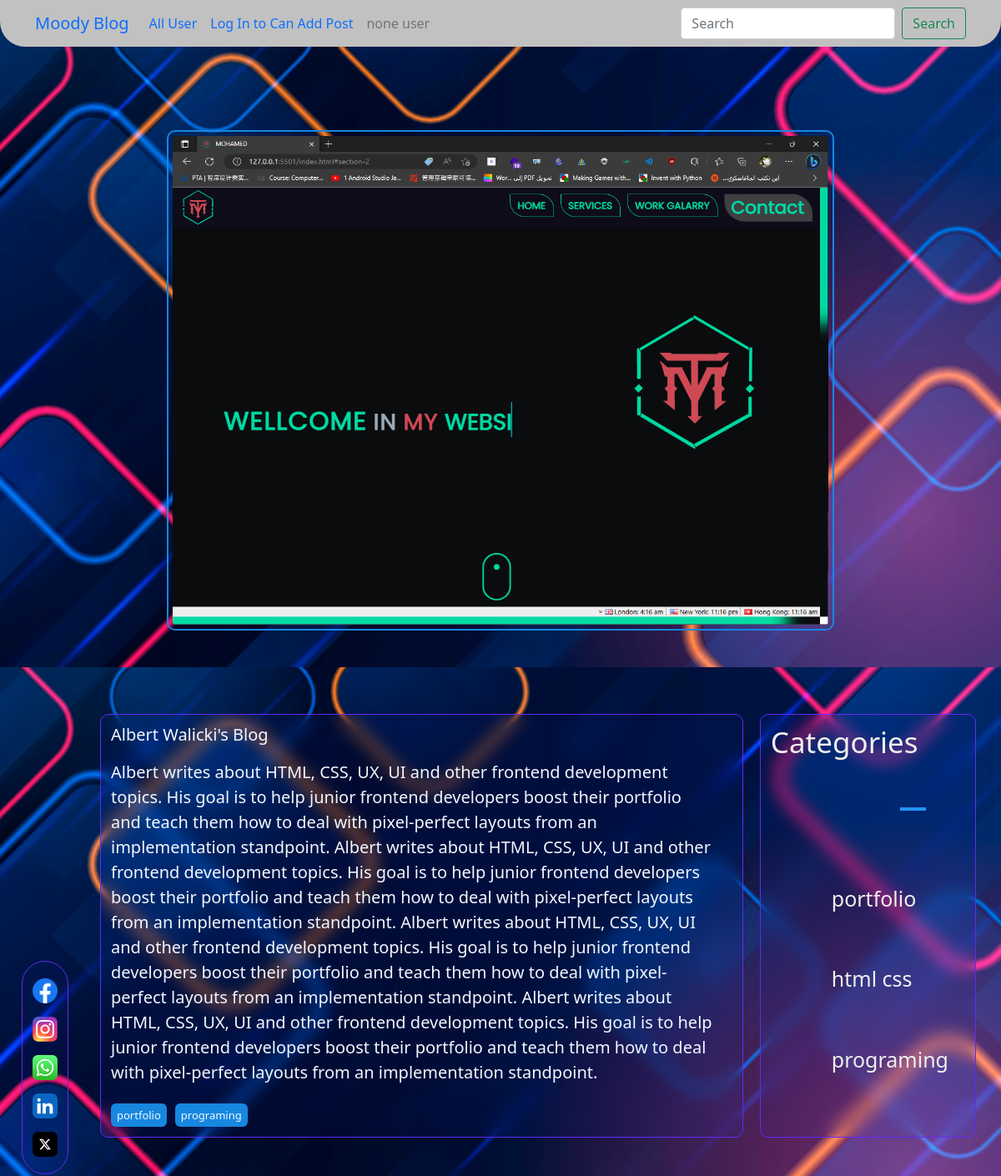
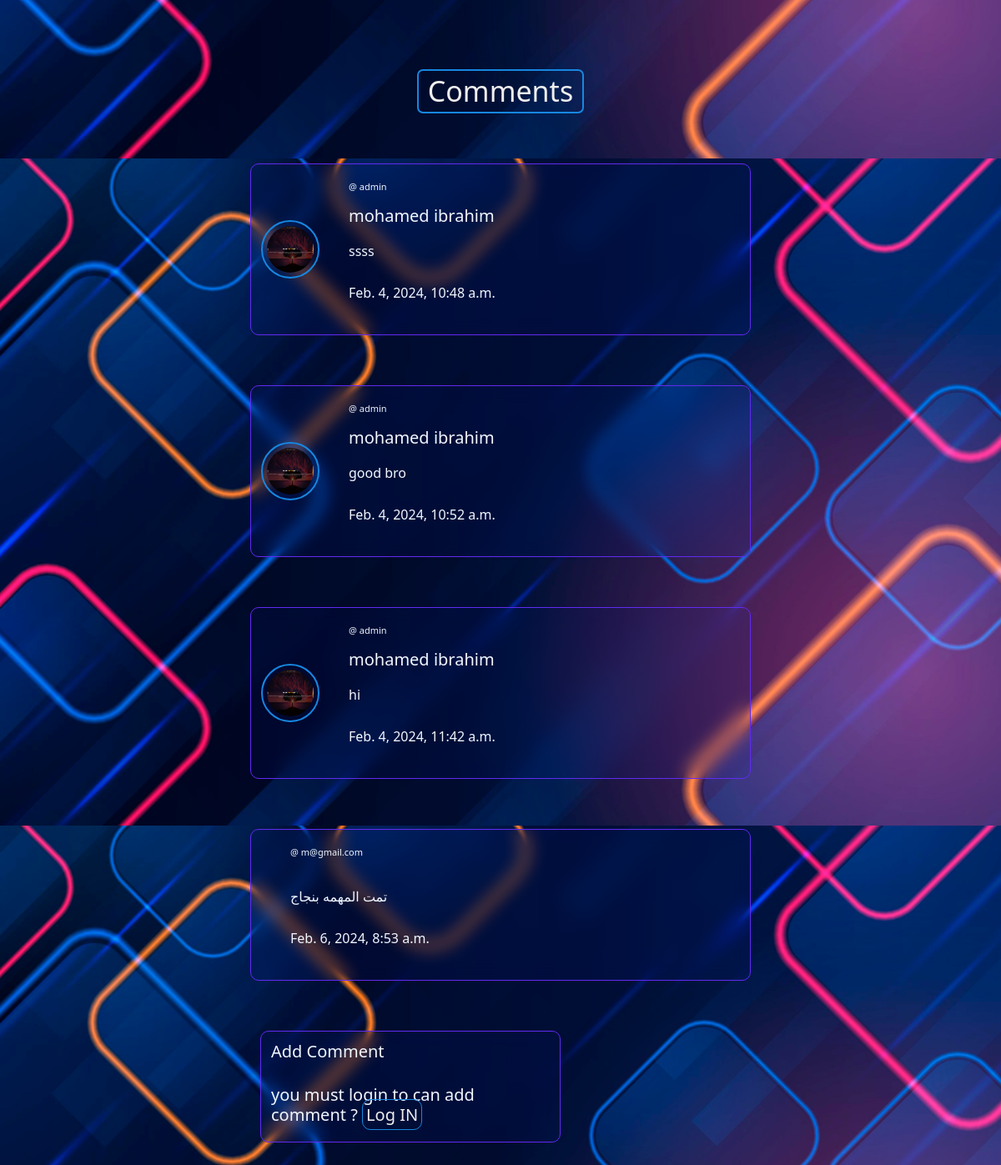
The app's page /albert-walickis-blog with its own data (2 pictures, top to bottom).
### blog/models.py (models this page shows, shortened)
class blog(models.Model):
    user=models.ForeignKey(Profile,blank=True, null=True,on_delete=models.CASCADE)
    title=models.CharField(max_length=500)
    text=models.TextField(max_length=10000)
    img=models.ImageField(upload_to='blog/')
    catergryy=models.ManyToManyField('catergry',blank=True, null=True)
    views=models.IntegerField(default=0)
    likes=models.ManyToManyField(Profile,blank=True, null=True, related_name='liked_posts')
    count_likes=models.IntegerField(default=0)
    Created_At=models.DateTimeField(verbose_name=_("Created At"), default=datetime.now)
    slug=models.SlugField(blank=True, null=True)
    def save(self, *args, **kwargs):
        if not self.slug:
            self.slug = slugify(self.title)
        else:
            self.slug = self.slug
        super(blog, self).save(*args, **kwargs)

class catergry(models.Model):
    title=models.CharField(max_length=100)

class Comments(models.Model):
    user=models.ForeignKey(Profile,blank=True, null=True,on_delete=models.CASCADE)
    blog=models.ForeignKey(blog,blank=True, null=True,on_delete=models.CASCADE)
    comment=models.CharField(max_length=500)
    Created_At=models.DateTimeField(verbose_name=_("Created At"), default=datetime.now)

### accounts/models.py (models this page shows, shortened)
class Profile(models.Model):
    user=models.OneToOneField(User, verbose_name=_("user"), on_delete=models.CASCADE)
    phone=models.CharField(max_length=20,verbose_name=_("phone"))
    slug=models.SlugField(blank=True, null=True)
    image=models.ImageField(upload_to='profile/',blank=True, null=True)
    country=models.CharField(max_length=200,  null=True, choices=CountryField().choices + [('', 'Select Country')])
    adress=models.CharField(max_length=100)
    Token=models.CharField(max_length=500,blank=True, null=True)
    join_date=models.DateTimeField(verbose_name=_("Created At"), default=datetime.now)
    follower=models.ManyToManyField(User,related_name='follower_user',blank=True, null=True)
    count_follower=models.IntegerField(default=0)
    total_view =models.IntegerField(default=0)
    total_likesr=models.IntegerField(default=0)
    facebook=models.URLField(blank=True, null=True)
    instgram=models.URLField(blank=True, null=True)
    whatsapp=models.URLField(blank=True, null=True)
    linkedin=models.URLField(blank=True, null=True)
    twitter=models.URLField(blank=True, null=True)
    def save(self ,*args, **kwargs):
        if not self.slug:
            self.slug=slugify(self.user.username)
        super(Profile, self).save(*args, **kwargs)
    class Meta:
        verbose_name = _("Profile")
        verbose_name_plural = _("Profiles")
    def create_profile(sender ,*args, **kwargs):
        if kwargs['created']:
            user_profile=Profile.objects.create(user=kwargs['instance'])
    post_save.connect(create_profile , sender=User)

### blog/views.py (the view)
# urls.py: path('<slug:slug>',views.blog_content,name='blog_content'),
def blog_content(request,slug):
    blog_contents=blog.objects.get(slug=slug)
    profile = blog_contents.user
    catergries=catergry.objects.all()
    commnets=Comments.objects.filter(blog=blog_contents)
    profile.total_view += 1
    profile.save()
    blog_contents.views += 1
    blog_contents.save()
    return render(request,'blog/blog-content.html',{'blog_contents':blog_contents,
                                                    'catergries':catergries,
                                                    'commnets':commnets,})

### blog/contact_us.py (called while the page is built)
def social(request):
    user_admin = User.objects.get(username='admin')
    socials=Profile.objects.get(user=user_admin)
    return{
        'socials':socials,
    }

### blog/templates/blog/blog-content.html
{% extends 'base.html' %}
{% load static %}
{% block body %}
    <div class="blog">
        <div class="imgg" style="margin: auto;">
            <img src="{{blog_contents.img.url}}" alt="#">
        </div>
    </div>
    <div class="blog-text">
        <div class="main">
            <div class="content">
                <div class="all-text">
                    <h5 class="content-main">{{blog_contents.title}}</h5>
                    <h5 class="content-text">{{blog_contents.text}}</h5>
                    <div class="categry">
                        {% for cat in blog_contents.catergryy.all %}
                                <h5 class="cat">{{cat.title}}</h5>
                        {% endfor %}
                    </div>
                </div>
            </div>
        </div>
        <div class="main">
            <div class="content">
                <h5 href="#" style="color: #eee; font-size: 35px;" class="content-main cattt">Categories</h5>
                <div style="    display: grid;
                padding-left: 73px;" class="all-text">
                    {% for caterg in catergries %}
                    <a style="color: #eee;
                    font-size: 25px;" href="#" class="content-text"> {{caterg.title}}</a>
                    {% endfor %}
                </div>
            </div>
        </div>
    </div>
    <div class="blog">
        <h5 class="content-mainn"> Comments</h5>
        {% for commnet in commnets %}
            <div class="user-comment">
                <div class="main" style="    width: 50%">
                    <div class="img">
                        <a href="">
                            {% if commnet.user.user.profile.image %}
                                <img src="{{commnet.user.user.profile.image.url}}" alt="#">
                            {% endif %}
                        </a>
                    </div>
                    <div class="content">
                        <div class="all-text">
                            <h5 style="    font-size: 11px;margin-bottom: 8px;margin-right: 8px;" class="content-text"> @ {{commnet.user.user.username}}</h5>
                            <h5 class="content-main">{{commnet.user.user.first_name}} {{commnet.user.user.last_name}}</h5>
                            <p class="content-main"> {{commnet.comment}} </p>
                            <p class="content-main" style="text-align: end;">{{commnet.Created_At}}</p>
                        </div>
                    </div>
                </div>
            </div>
        {% endfor %}
        <div class="user-comment" style="    padding-bottom: 100px;">
            <div class="main" style="    width: 30%;transform: translateX(-30%);    display: grid;">
                <h5 class="content-main"> Add Comment</h5>
                {% if user.is_authenticated  %}
                    <form method="POST" action="{% url 'blog:add_comment' blog_contents.slug %}">
                        {% csrf_token %}
                        <div class="content" style="    width: 100%;    padding-left: 0px;">
                            <textarea name="message" rows="8" cols="80"></textarea>
                        </div>
                        <div class="content" style="width: 161px;
                        color: #eee;
                        border: 2px solid var(--five-color);
                        padding: 10px;
                        text-align: center;
                        border-radius: 10px;
                        margin: 0 auto;
                        margin-top: 20px;">
                            <button type="submit" style="color: #eee; background: none;
                            border: none;
                            font-size: 30px;" >Submit</button>
                        </div>
                    </form>
                {% else %}
                    <h5>you must login to can add comment ? <a class="content-main" href="{% url 'accounts:login' %}" style="    color: #eee;
                        border: 1px solid var(--five-color);
                        padding: 4px;
                        border-radius: 10px;">Log IN</a></h5>
                {% endif %}
            </div>
        </div>
    </div>
    {% endblock body %}

### static/css/style.css (style rules this page uses)
* { -webkit-box-sizing: border-box; -moz-box-sizing: border-box; box-sizing: border-box; }
:root { --f1-color: #2196f3; --f2-color: #1787e0; --f1-color: #2196f3; --f1-color-alt: #1787e0; --main-transition: 0.3s; --section-background: #ececec; --one-color: #f0f8ff; --two-color:#00daa2; --four-color:#6610f2; --five-color:#1787e0; --six-color:#cf4955; --sevin-color:#ffffff; }
html { scroll-behavior: smooth; }
body { background-size: cover; height: 100vh; }
a { text-decoration: none; }
.blog { display: grid; grid-template-columns: repeat(auto-fill ,minmax(100%,1fr)); padding-top: 100px; gap: 20px; }
.main { backdrop-filter: blur(10px); background-color: rgba(16, 50, 242, 0.05); color: aliceblue; padding: 12px; margin: 0 auto; border: 1px solid #602bf1; border-radius: 10px; display: flex; height: auto; gap: 20px; }
.blog .img img { width: 300px; height: 300px; border-radius: 10px; border: 2px solid var(--five-color); padding: 5px; }
.blog .content { display: grid; grid-template-columns: 3fr 1fr; gap: 10px; }
.blog .content .all-text { width: 400px; padding-right: 20px; }
.blog .content .all-text .content-main { padding-bottom: 10px; }
.blog .content .all-text .content-text { line-height: 30px; margin-bottom: 22px; }
.blog .imgg img { width: 800px; height: 600px; border-radius: 10px; border: 2px solid var(--five-color); padding: 5px; }
.blog-text { display: grid; grid-template-columns: 3fr 1fr; padding: 100px 30px 4px 120px; gap: 20px; }
.blog-text .content { display: grid; grid-template-columns: 1fr; gap: 10px; }
.blog-text .content .all-text { padding-right: 20px; }
.blog-text .content .all-text .content-main { padding-bottom: 10px; }
.blog-text .main .content .cattt::after { content: ""; position: absolute; width: 12%; transform: rotate(0deg); height: 4px; background-color: var(--f1-color); top: 22%; right: 23%; z-index: 99999; animation: typing 1.4s infinite; animation-direction: alternate; }
.blog-text .content .all-text .content-text { line-height: 30px; margin-bottom: 22px; }
.blog-text .content .categry { display: flex; gap: 10px; }
.blog-text .content .categry .cat { background: var(--five-color); padding: 7px; border-radius: 6px; height: 28px; font-size: 13px; margin: 0; }
.user-comment { display: grid; grid-template-columns: repeat(auto-fill ,minmax(100%,1fr)); padding-top: 40px; gap: 20px; }
.user-comment .img img { width: 70px; height: 70px; border: 2px solid var(--five-color); padding: 5px; border-radius: 50%; }
.user-comment .img { display: flex; align-items: center; }
.user-comment .content { display: grid; grid-template-columns:1fr; padding-left: 15px; }
.user-comment .content .all-text::before { content: ""; position: absolute; width: 0%; }
.user-comment .content .all-text { width: auto; }
.blog .content-mainn { z-index: 666; text-align: center; color: #eee; border: 2px solid var(--five-color); width: 200px; margin: 0 auto; border-radius: 7px; padding: 4px; margin-top: 25px; font-size: 34px; transition: var(--main-transition); }

### records on screen
blog: img (picture), title "Albert Walicki's Blog", text "Albert writes about HTML, CSS, UX, UI and other frontend development topics. His goal is to help junior frontend developers boost their portfolio and teach them how to deal with pixel-perfect layouts from an implementation standpoint. Albert writes about HTML, CSS, UX, UI and other frontend development topics. His goal is to help junior frontend developers boost their portfolio and teach them how to deal with pixel-perfect layouts from an implementation standpoint. Albert writes about HTML, CSS, UX, UI and other frontend development topics. His goal is to help junior frontend developers boost their portfolio and teach them how to deal with pixel-perfect layouts from an implementation…"
catergry: title "portfolio"
catergry: title "programing"
catergry: title "html css"
Comments: user.user.profile.image (picture), user.user.username "admin", user.user.first_name "mohamed", user.user.last_name "ibrahim", comment "ssss", Created_At "Feb. 4, 2024, 10:48 a.m."
Comments: user.user.profile.image (picture), user.user.username "admin", user.user.first_name "mohamed", user.user.last_name "ibrahim", comment "good bro", Created_At "Feb. 4, 2024, 10:52 a.m."
Comments: user.user.profile.image (picture), user.user.username "admin", user.user.first_name "mohamed", user.user.last_name "ibrahim", comment "hi", Created_At "Feb. 4, 2024, 11:42 a.m."
Comments: user.user.username "m@gmail.com", comment "تمت المهمه بنجاج", Created_At "Feb. 6, 2024, 8:53 a.m."
